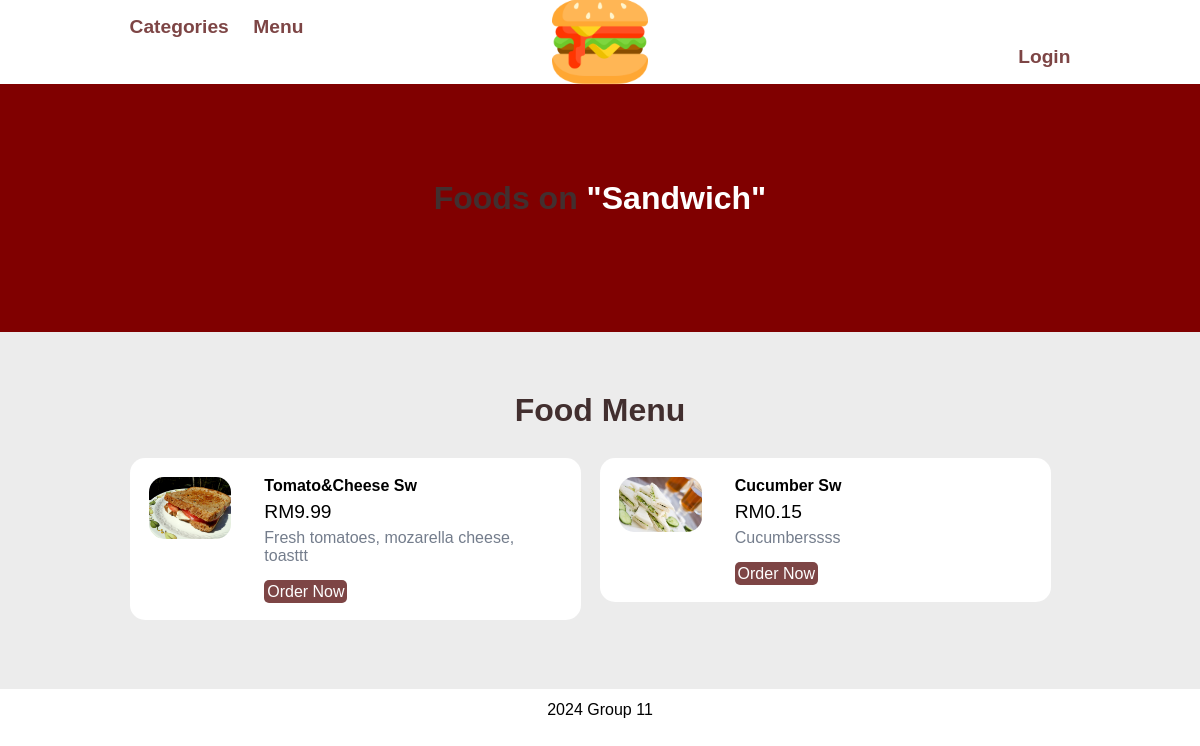
Page /category-foods.php?category_id=8 on the committed database.
### tables this page shows
CREATE TABLE `category` (
  `category_id` int(11) NOT NULL,
  `category_image` varchar(255) NOT NULL,
  `category_name` varchar(255) NOT NULL,
  `category_featured` varchar(10) NOT NULL,
  `category_active` varchar(10) NOT NULL
);

CREATE TABLE `item` (
  `item_id` int(11) NOT NULL,
  `item_name` varchar(255) NOT NULL,
  `item_price` decimal(10,2) NOT NULL,
  `item_image` varchar(255) NOT NULL,
  `item_desc` text DEFAULT NULL,
  `category_id` int(11) NOT NULL,
  `item_featured` varchar(10) NOT NULL,
  `item_active` varchar(10) NOT NULL
);

### category-foods.php (the view, shortened to what this page needs)
<?php require('partials-front/menu.php'); ?>
<?php
    if(isset($_GET['category_id']))
    {
        $category_id = $_GET['category_id'];
        $sql = "SELECT category_name FROM category WHERE category_id=$category_id";
        $res = mysqli_query($conn, $sql);
        $row = mysqli_fetch_assoc($res);
        $category_title = $row['category_name'];
    }
    else
    {
        header('location:'.SITEURL);
    }
?>
<section class="food-search text-center">
    <div class="container">
        <h2>Foods on <a href="#" class="text-white">"<?php echo $category_title; ?>"</a></h2>
    </div>
</section>
<section class="food-menu">
    <div class="container">
        <h2 class="text-center">Food Menu</h2>
        <?php
            $sql2 = "SELECT * FROM item WHERE category_id=$category_id";
            $res2 = mysqli_query($conn, $sql2);
            $count2 = mysqli_num_rows($res2);
            if($count2>0)
            {
                while($row2=mysqli_fetch_assoc($res2))
                {
                    $id = $row2['item_id'];
                    $title = $row2['item_name'];
                    $price = $row2['item_price'];
                    $description = $row2['item_desc'];
                    $image_name = $row2['item_image'];
                    ?>
                    <div class="food-menu-box">
                        <div class="food-menu-img">
                            <?php
                                if($image_name=="")
                                {
                                    echo "<div class='error'>Image not Available.</div>";
                                }
                                else
                                {
                                    ?>
                                    <img src="<?php echo SITEURL; ?>images/food/<?php echo $image_name; ?>" alt="Chicke Hawain Pizza" class="img-responsive img-curve">
                                    <?php
                                }
                            ?>
                        </div>
                        <div class="food-menu-desc">
                            <h4><?php echo $title; ?></h4>
                            <p class="food-price">RM<?php echo $price; ?></p>
                            <p class="food-detail">
                                <?php echo $description; ?>
                            </p>
                            <br>
                            <a href="<?php echo SITEURL; ?>order.php?item_id=<?php echo $id; ?>" class="btn btn-primary">Order Now</a>
                        </div>
                    </div>
                    <?php
                }
            }
            else
            {
                echo "<div class='error'>Food not Available.</div>";
            }
        ?>
    </div>
</section>
<?php include('partials-front/footer.php'); ?>

### css/style.css (style rules this page uses)
* { margin: 0 0; padding: 0 0; font-family: Arial, Helvetica, sans-serif; }
.container { width: 80%; margin: 0 auto; padding: 1%; }
.img-responsive { width: 100%; }
.img-curve { border-radius: 15px; }
.text-center { text-align: center; }
.text-white { color: white; }
a { color: #7d4545; text-decoration: none; }
.btn { padding: 1%; border: none; font-size: 1rem; border-radius: 5px; }
.btn-primary { background-color: #7d4545; color: white; cursor: pointer; }
h2 { color: #422f2f; font-size: 2rem; margin-bottom: 2%; }
.food-search { background-color: maroon; background-size: cover; background-repeat: no-repeat; background-position: center; padding: 7% 0; }
.food-menu { background-color: #ececec; padding: 4% 0; }
.food-menu-box { width: 43%; margin: 1%; padding: 2%; float: left; background-color: white; border-radius: 15px; }
.food-menu-img { width: 20%; float: left; }
.food-menu-desc { width: 70%; float: left; margin-left: 8%; }
.food-price { font-size: 1.2rem; margin: 2% 0; }
.food-detail { font-size: 1rem; color: #747d8c; }

### rows in the picture
category: category_name "Sandwich"
item: item_image (picture), item_name "Tomato&Cheese Sw", item_price "9.99", item_desc "Fresh tomatoes, mozarella cheese, toasttt"
item: item_image (picture), item_name "Cucumber Sw", item_price "0.15", item_desc "Cucumberssss"
